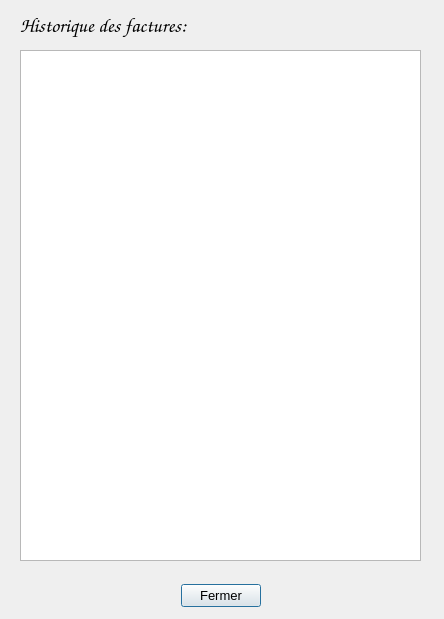
<?xml version="1.0" encoding="UTF-8"?>
<ui version="4.0">
 <class>Dialog</class>
 <widget class="QDialog" name="Dialog">
  <property name="geometry">
   <rect>
    <x>0</x>
    <y>0</y>
    <width>444</width>
    <height>619</height>
   </rect>
  </property>
  <property name="windowTitle">
   <string>Dialog</string>
  </property>
  <widget class="QLabel" name="labelTitre">
   <property name="geometry">
    <rect>
     <x>20</x>
     <y>10</y>
     <width>401</width>
     <height>31</height>
    </rect>
   </property>
   <property name="font">
    <font>
     <family>Comic Sans MS</family>
     <pointsize>15</pointsize>
    </font>
   </property>
   <property name="text">
    <string>Historique des factures:</string>
   </property>
  </widget>
  <widget class="QTextBrowser" name="textBrowserFacture">
   <property name="geometry">
    <rect>
     <x>20</x>
     <y>50</y>
     <width>401</width>
     <height>511</height>
    </rect>
   </property>
   <property name="font">
    <font>
     <family>Consolas</family>
    </font>
   </property>
  </widget>
  <widget class="QWidget" name="horizontalLayoutWidget">
   <property name="geometry">
    <rect>
     <x>20</x>
     <y>580</y>
     <width>401</width>
     <height>32</height>
    </rect>
   </property>
   <layout class="QHBoxLayout" name="horizontalLayout">
    <item>
     <spacer name="horizontalSpacer">
      <property name="orientation">
       <enum>Qt::Horizontal</enum>
      </property>
      <property name="sizeHint" stdset="0">
       <size>
        <width>40</width>
        <height>20</height>
       </size>
      </property>
     </spacer>
    </item>
    <item>
     <widget class="QPushButton" name="buttonClose">
      <property name="font">
       <font>
        <pointsize>10</pointsize>
       </font>
      </property>
      <property name="text">
       <string>Fermer</string>
      </property>
     </widget>
    </item>
    <item>
     <spacer name="horizontalSpacer_2">
      <property name="orientation">
       <enum>Qt::Horizontal</enum>
      </property>
      <property name="sizeHint" stdset="0">
       <size>
        <width>40</width>
        <height>20</height>
       </size>
      </property>
     </spacer>
    </item>
   </layout>
  </widget>
 </widget>
 <resources/>
 <connections/>
</ui>
